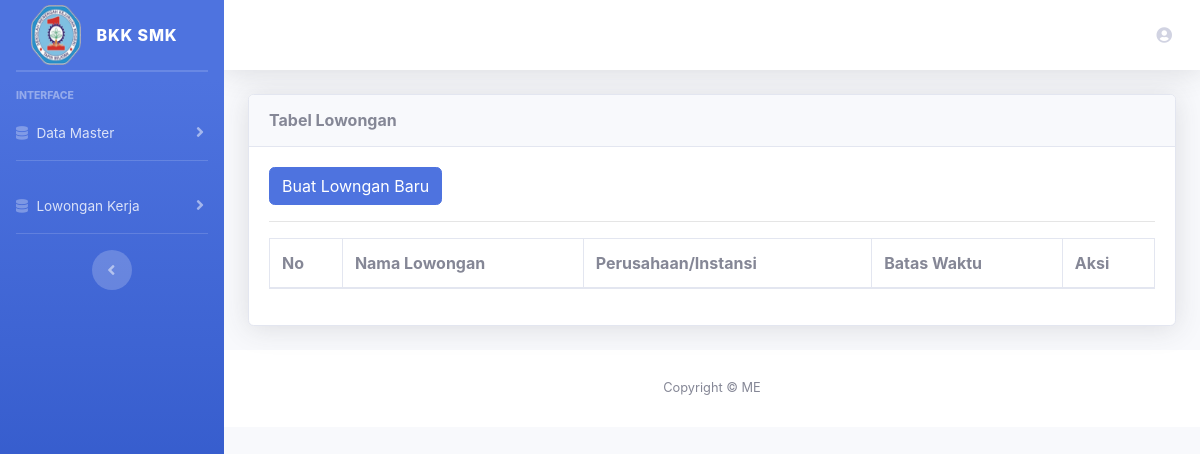
The app's page /index.php/admin/data_lowongan, older data.
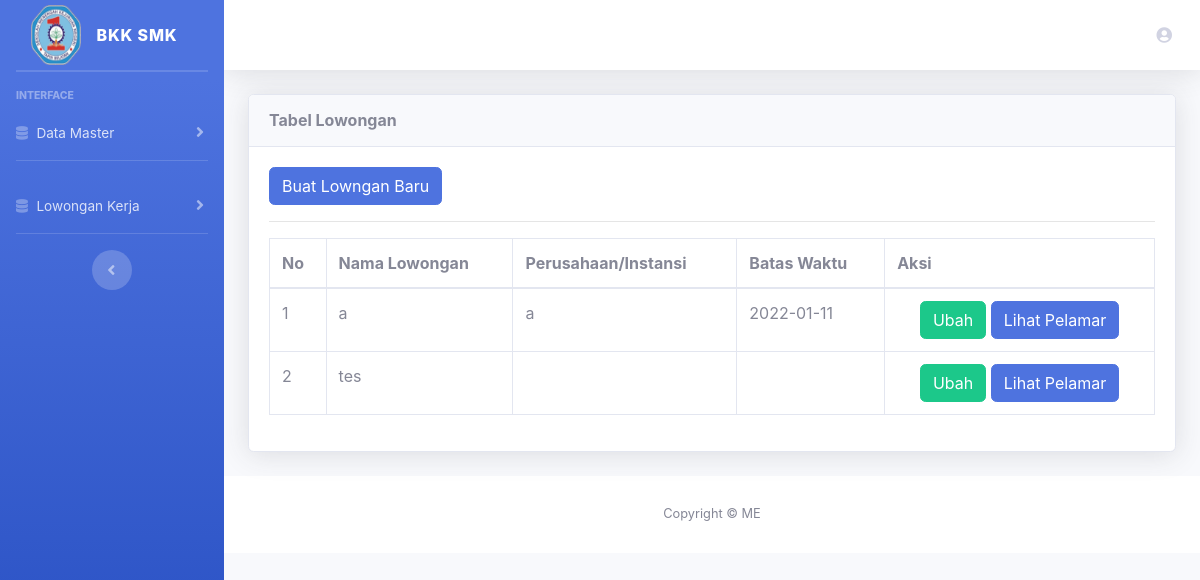
The same page, newer data.
### tables this page shows
CREATE TABLE `lowongan` (
  `id_lowongan` int(11) NOT NULL,
  `nama_lowongan` varchar(100) NOT NULL,
  `isi_lowongan` text NOT NULL,
  `batas_tanggal` varchar(20) NOT NULL,
  `nama_perusahaan` varchar(100) NOT NULL
);

### application/controllers/Admin.php (called while the page is built, shortened)
<?php
class Admin extends CI_Controller
{
    public function __construct()
    {
        $this->load->library('form_validation');
        $this->load->model('lowongan_m');
        $this->load->model('jurusan_m');
        $this->load->model('alumni_m');
    }
    public function data_lowongan()
    {
        $data['judul'] = 'Data Lowongan';
        $data['data'] = $this->lowongan_m->get_all_lowongan();
        $data['nama'] = $this->session->userdata('nama_alumni');
        $this->load->view('template/header', $data);
        $this->load->view('admin/lowongan/data_lowongan', $data);
        $this->load->view('template/footer');
    }
}

### index.php (called while the page is built, shortened)
<?php
require_once BASEPATH.'core/CodeIgniter.php';

### application/models/Lowongan_m.php (called while the page is built, shortened)
<?php
class Lowongan_m extends CI_Model
{
    public function get_all_lowongan()
    {
        $this->db->order_by('id_lowongan', 'DESC');
        return  $this->db->get('lowongan')->result();
    }
}

### application/views/admin/lowongan/data_lowongan.php (the view)
<div class="container-fluid">
    <div class="card shadow mb-4">
        <div class="card-header py-3">
            <h6 class="m-0 font-weight-bold ">Tabel Lowongan</h6>
        </div>
        <div class="card-body">
            <div class="table-responsive">
                <a href="<?= base_url('admin/buat_lowongan_baru') ?>" class="btn btn-primary">Buat Lowngan Baru</a>
                <hr>
                <table class="table table-bordered" id="dataTable" width="100%" cellspacing="0">
                    <thead>
                        <tr>
                            <th>No</th>
                            <th>Nama Lowongan</th>
                            <th>Perusahaan/Instansi</th>
                            <th>Batas Waktu</th>
                            <th>Aksi</th>
                        </tr>
                    </thead>
                    <tbody>
                        <?php
                        $nomor = 1;
                        foreach ($data as $x) { ?>
                            <tr>
                                <td><?= $nomor++; ?></td>
                                <td><?= $x->nama_lowongan; ?></td>
                                <td><?= $x->nama_perusahaan; ?></td>
                                <td><?= $x->batas_tanggal; ?></td>
                                <td align="center">
                                    <a href="<?= base_url('admin/pengajuan_diterima/' . $x->id_lowongan) ?>" class="btn btn-success">Ubah</a>
                                    <a href="<?= base_url('admin/pengajuan_ditolak/' . $x->id_lowongan) ?>" class="btn btn-primary">Lihat Pelamar</a>
                                </td>
                            </tr>
                        <?php } ?>
                    </tbody>
                </table>
            </div>
        </div>
    </div>
</div>

Row changes from the older to the newer data that the page shows:
added lowongan: nama_lowongan "a", nama_perusahaan "a", batas_tanggal "2022-01-11"
added lowongan: nama_lowongan "tes"
